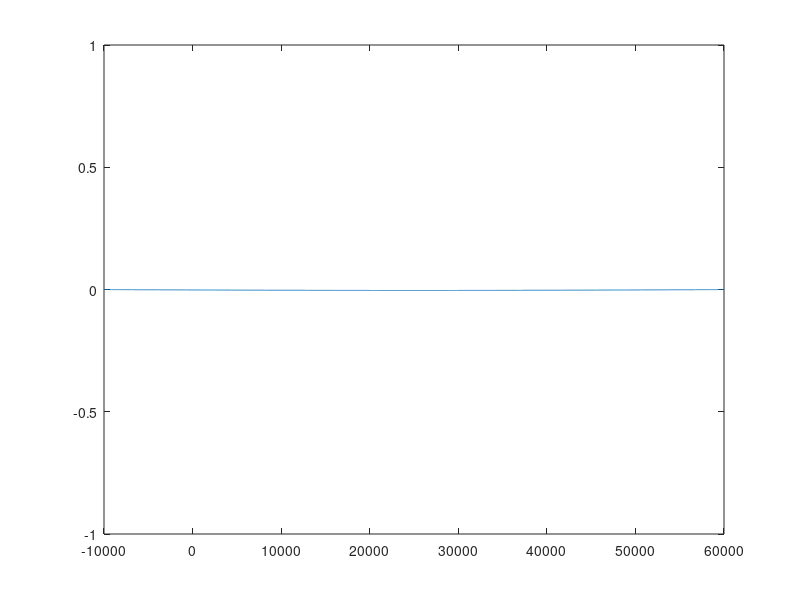

MATLAB code to generate this figure:
%% Computing of seismic waves in 1D without boundary
clear all, close all, clc
% Variables
lenght = 5e4; % dimension of main material [m]
nx = 1e4; % number of mathematical boxes (augment precision and computing time) [-]
E = 1e10; % Young's modulus of material (rock) [Pa]
% E_b = 1; % High Young's modulus to kill wave in the extended space outside plot [Pa]
rho = 4500; % Density of material [kg.m⁻³]
Q_0 = 1; % Anelastic attenuation factor [-]
Vx = 2000; % Horizontal speed of wave [m.s⁻¹]

% Formulas
B = lenght*0.2; % Extension of space to kill waves outside of the plot [m], fixed at 20% of H after and before the ploting area.
dx = (lenght+2*B)/(nx-1); % Increment on x axis [m]. We may need to add ./ for multiple dimension! [m]
% dt = 1/10 * min(dx)/sqrt(E/rho); % increment of time, adapted to fit the input values [s]
dt = (lenght+2*B)/Vx/nx; % number of second by mathematical boxes to match wave speed [s]

% That part has to be abandonned because we cannot absorbe the wave in such
% fashion.
% E(1,1:nx-1) = E_b; % Input E_B value on the E array [Pa]
% E(1,1+nx*0.1:nx*0.9) = E_a; % Input of material's E [Pa] Should it be E(1,1+nx*0.1:(nx-1)*0.9)? Check later

X = -B:dx:lenght+B; % Creation of x array [m]

% Possible problem, the added area make it that the plot area start after 0
% because of the displacement of dx, keeping that in mind in case of futur
% problem. Workaround would be to fix the case or something more elegant as
% this will be a pain to write the position, plot like the following line:
% % plot(x(1+0.1*nx:nx-0.1*nx),E(1,1+nx*0.1:nx-0.1*nx))
S = zeros(1,nx-1); % Creation of sigma (stress) array [N.m⁻²]
V = exp(-(X-lenght/2).^2/2/(0.05*(lenght+2*B))^2); % GAUSSIAN FUNCTION BUT MUST FOUND ANOTHER WAY TO START THE WAVE

%% Creation of Q array to adapt Q in boundary
Q = zeros(1,nx); % Create an empty array for anelastic attenuation factor [-]
for i=1:nx
    if X(i)<0 % Target area before plot
        Q(i)=Q_0-Q_0*erf(-X(i)/B); % Slowly reduce Q in that area using the error function 
    elseif X(i)>lenght % Target area after plot
        Q(i)=Q_0-Q_0*erf((X(i)-lenght)/B); % Slowly reduce Q in that area using error function
    else
        Q(i) = Q_0; % Assign Q_0 value in the initial layer
    end
end

%% Calcul of Period
S_1 = S; % Create a new S_1 array similar to S for manipulation without affecting the plot [N.m⁻²]
V_1 = V; % Same but for V [m.s⁻¹]
c = round(nx/2); % Stock the middle position ofQ = 1; % Anelastic attenuation factor [-] the array [-]
T = 0; % Create empty period value [s]

while V_1(c)>0
    V_0 = V_1; % Stock previous value of V_1 [m.s⁻¹]
    S_1 = S_1 + E*diff(V_1)/dx*dt; % Calculate new itération sigma [N.m⁻²]
    V_1(2:nx-1) = V_1(2:nx-1) + 1/rho * diff(S_1)/dx *dt; % Calculate new itération displacement speed [m.s⁻¹]
    T = T+dt; % Calculate half period [s]
end
T = T*2; % Change half period to period [s]
    
%% Plot
V_1 = V; % Reset V_1 to V values [m.s⁻¹]
i = 0; % Creation of itération variable [-]
r = 1e9; % Creation of break variable to initialize while loop [-]

while r>3e-3
    i = i + 1; % Update number of itération [-]
    V_0 = V_1; % Stock previous itération V_1 value [m.s⁻¹]
    S = S + E.*diff(V_1)/dx *dt; % Calculate new itération sigma [N.m⁻²]
    V_1(2:nx-1) = V_1(2:nx-1) + 1/rho * diff(S)/dx *dt - V_1(2:nx-1)./Q(2:nx-1)*2*pi/T*dt; % Calculate new itération displacement speed [m.s⁻¹]
    r = sum(abs(V_1-V_0)); % Calculating new trigger break condition, rest between V_1 and V_0
    
    
    if mod(i,200)==1
        plot(X,V_1,'-')
        axis([-B lenght+B -1 1])
        drawnow
    end
end